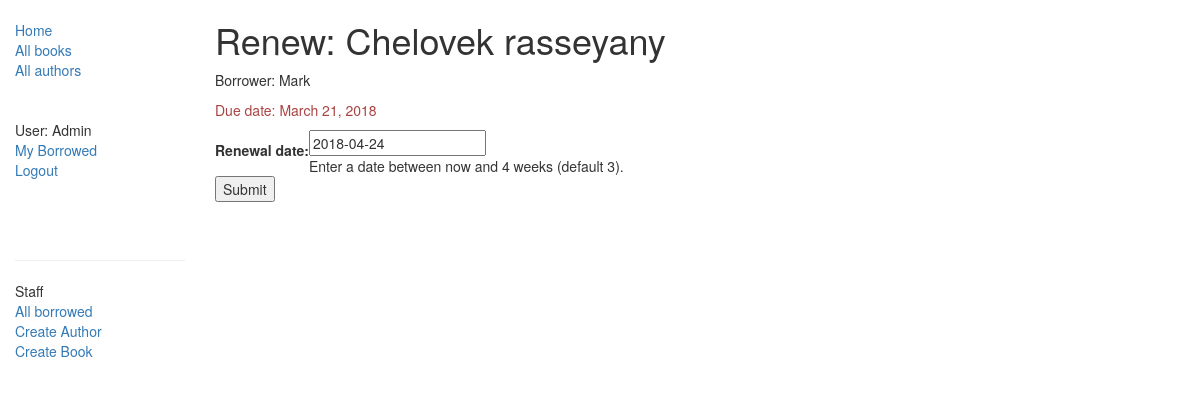
Page /catalog/book/2fb6cc5f-01bb-4760-a4b7-fd6c2f3a7cc5/renew/ (signed in) on the committed database.
### catalog/models.py (models this page shows, shortened)
class BookInstance(models.Model):
    id = models.UUIDField(primary_key=True, default=uuid.uuid4,
                          help_text="Unique ID for this particular book"
                                    " across whole library"
                          )
    book = models.ForeignKey('Book', on_delete=models.SET_NULL, null=True)
    imprint = models.CharField(max_length=200)
    due_back = models.DateField(null=True, blank=True)
    borrower = models.ForeignKey(User, on_delete=models.SET_NULL, null=True,
                                 blank=True)
    LOAN_STATUS = (
        ('m', 'Maintenance'),
        ('o', 'On loan'),
        ('a', 'Available'),
        ('r', 'Reserved'),
    )
    status = models.CharField(max_length=1, choices=LOAN_STATUS, blank=True,
                              default='m', help_text='Book availability')
    class Meta:
        ordering = ["due_back"]
        permissions = (('can_mark_returned', 'Set book as returned'), )
    @property
    def is_overdue(self):
        if self.due_back and date.today() > self.due_back:
            return True
        return False

class Book(models.Model):
    title = models.CharField(max_length=200)
    author = models.ForeignKey('Author', on_delete=models.SET_NULL, null=True)
    summary = models.TextField(max_length=1000,
                               help_text='Enter a brief description of the book'
                               )
    isbn = models.CharField('ISBN', max_length=13,
                            help_text='13 Character <a href="https://www.isbn'
                                      '-international.org/content/what-isbn"'
                                      '>ISBN number</a>'
                            )
    genre = models.ManyToManyField(Genre,
                                   help_text='Select a genre for this book')
    language = models.ForeignKey('Language',
                                 on_delete=models.SET_NULL,
                                 null=True
                                 )
    def display_genre(self):
        """
        Creates a string for the Genre.
        This is required to display genre in Admin.
        """
        return ', '.join([ genre.name for genre in self.genre.all()[:3] ])
    display_genre.short_description = 'Genre'

### catalog/views.py (the view)
# urls.py: path('book/<uuid:pk>/renew/', views.renew_book_librarian, name='renew-book-librarian'),
@permission_required('catalog.can_mark_returned')
def renew_book_librarian(request, pk):
    book_inst = get_object_or_404(BookInstance, pk=pk)
    if request.method == 'POST':
        form = RenewBookModelForm(request.POST)  # edit
        if form.is_valid():
            book_inst.due_back = form.cleaned_data['due_back']  # edit
            book_inst.save()
            return HttpResponseRedirect(reverse('all-borrowed') )
    else:
        proposed_renewal_date = datetime.date.today() + datetime.timedelta(weeks=3)
        form = RenewBookModelForm(initial={'due_back': proposed_renewal_date, })  # edit
    return render(
        request,
        'catalog/book_renew_librarian.html',
        {
            'form': form,
            'bookinst': book_inst
        }
    )

### catalog/forms.py (shortened to what this page needs)
class RenewBookModelForm(ModelForm):
    class Meta:
        model = BookInstance
        fields = ['due_back', ]
        labels = {'due_back': _('Renewal date'), }
        help_texts = {'due_back': _(
            'Enter a date between now and 4 weeks (default 3).'), }

### catalog/templates/catalog/book_renew_librarian.html (shortened to what this page needs)
{% extends "base_generic.html" %}
{% block content %}
    <h1>Renew: {{bookinst.book.title}}</h1>
    <p>Borrower: {{bookinst.borrower}}</p>
    <p{% if bookinst.is_overdue %} class="text-danger"{% endif %}>Due date: {{bookinst.due_back}}</p>
    <form action="" method="post">
        <table>
        {{ form }}
        </table>
        <input type="submit" value="Submit" />
    </form>
{% endblock %}

### catalog/templates/base_generic.html (shortened to what this page needs)
<!DOCTYPE html>
<html lang="en">
<head>
  <link
    rel="stylesheet"
    href="https://maxcdn.bootstrapcdn.com/bootstrap/3.3.7/css/bootstrap.min.css"
  >
  {% load static %}
  <link rel="stylesheet" href="{% static 'css/styles.css' %}">
</head>
<body>
  <div class="container-fluid">
    <div class="row">
      <div class="col-sm-2">
        {% block sidebar %}
        <ul class="sidebar-nav">
          <li><a href="{% url 'index' %}">Home</a></li>
          <li><a href="{% url 'books' %}">All books</a></li>
          <li><a href="{% url 'authors' %}">All authors</a></li>
          <br>
          <br>
          {% if user.is_authenticated %}
            <li>User: {{ user.get_username }}</li>
            <li><a href="{% url 'my-borrowed' %}">My Borrowed</a></li>
            <li><a href="{% url 'logout'%}?next={{request.path}}">Logout</a></li>
          {% else %}
            <li><a href="{% url 'login'%}?next={{request.path}}">Login</a></li>
          {% endif %}
          <br>
          <br>
          <br>
          {% if perms.catalog.can_mark_returned %}
            <hr>
            <li>Staff</li>
            <li><a href="{% url 'all-borrowed' %}">All borrowed</a></li>
            <li><a href="{% url 'author_create' %}">Create Author</a></li>
            <li><a href="{% url 'book_create' %}">Create Book</a></li>
          {% endif %}
        </ul>
        {% endblock %}
      </div>
      <div class="col-sm-10 ">
        {% block content %}{% endblock %}
      </div>
    </div>
  </div>
</body>
</html>

### catalog/static/css/styles.css (style rules this page uses)
.sidebar-nav { margin-top: 20px; padding: 0; list-style: none; }

### rows in the picture
BookInstance: book "Chelovek rasseyany", borrower "Mark", due_back "March 21, 2018"

### other values in the picture
{{ user.get_username }} "Admin"
